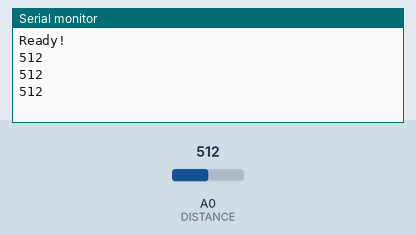
This sketch was run on a simulated Arduino Uno, built with avr-gcc and run on an emulated ATmega328P. Parts: the last lines printed to the serial monitor. Inputs (shaded band) come from the test bench; at power-on: A0 (DISTANCE) = 512.

Above: at 1.3 s.
1.4 s: A0 (DISTANCE) set to 716
At 2.1 s:
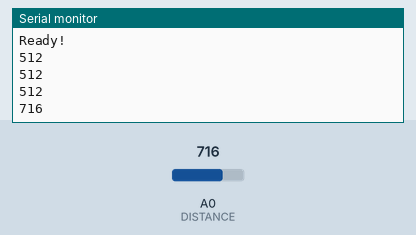
2.9 s: A0 (DISTANCE) set to 900
At 3.6 s:
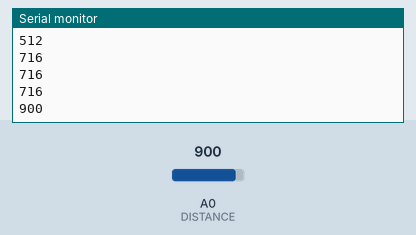
Timing chart, 0 to 5.9 s (numbered marks = the images above; inputs shaded):
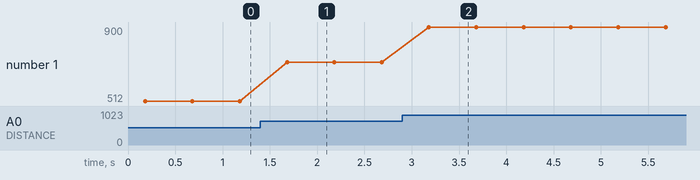

Measured:
- after the input at 1.4 s, the serial monitor: prints a new line after 0.28 s (image 1)
- after the input at 2.9 s, the serial monitor: prints a new line after 0.28 s (image 2)
- plotted number 1: 512 → 716 after the input at 1.4 s, 716 → 900 after the input at 2.9 s

The sketch:

single_sensor_test.ino
```cpp
// 2018_06_06
//
// This code has been used with a MaxBotix Ultrasonic sensor
// MB1200 placed at 3.5m height, 1.5m away from the wall facing the floor.
//
// The sensor has been connected to the Arduino via a 10m ethernet cable
// w/o any problems.
//
// The sensor is being used in single trigger mode but eventually it will
// be used in "AN Output Commanded Loop" (see datasheet).
//
// CONNECTIONS:
// * connect pin GND of the sensor to Arduino GND;
// * connect pin VCC of the sensor to Arduino Vcc;
// * connect pin RX of the sensor to Arduino digital pin 2;
// * connect pin AN of the sensor to Arduino analog A0;

#define RX 2
#define DISTANCE A0

// SETUP /////////////////////////////////////////
void setup()
{
  // setup serial comm
  Serial.begin(9600);
  while(!Serial){};
  Serial.println("Ready!");


  pinMode(RX, OUTPUT);

  // Wait 175ms at least for the ultrasonic
  // to be ready for ranging
  delay(180);
}


// LOOP //////////////////////////////////////////
void loop()
{
  //trigger (stay HIGH for at least 20us)
  digitalWrite(RX, HIGH);
  delayMicroseconds(22);
  digitalWrite(RX, LOW);

  int v = analogRead(DISTANCE);
  Serial.println(v);

  // make a reading every 99ms
  delay(500);
}
```
